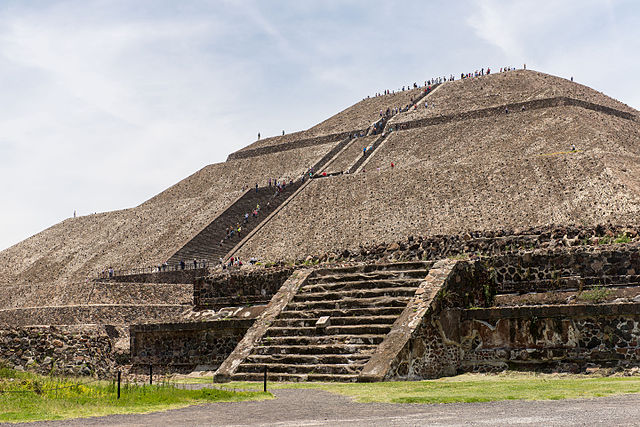
//> input picture piramide.png, 640 x 427 px
$ ./Source   (built with g++ and OpenCV 4)
//> lines starting //> are read from the running program, lines starting //| are printed output that depends on the picture
/*
Escuela Superior de C髆puto
Instituto Polit閏nico Nacional

Visi髇 artificial
Primer evaluaci髇 pr醕tica

Luis Gerardo Ortiz Cruz
5BM1
*/

// Bibliotecas
#include <opencv2/opencv.hpp> // Para los elementos de OpenCV
#include <iostream> // Para la entrada y salida de datos
#include <cmath> // Para las funciones matematicas

// Espacios de nombres
using namespace cv; // de OpenCV
using namespace std; // de la Libreria estandar

/**
* Crea una ventana con los coeficientes del filtro gaussiano
* @param filasFiltro: numero de filas de la ventana, debe ser impar
* @param columnasFiltro: numero de columnas de la ventana, debe ser impar
* @param sigma: el valor de la desviacion estandar de la distribucion
* return: el arreglo bidimensional de la ventana con los coeficientes
*/
float** creaVentanaFiltroGussiano(int filasFiltro, int columnasFiltro, float sigma)
{
	// Constantes matematicas
	const float pi = acos(-1);
	// Variables de la ventana
	float** ventana;
	// Variables de las operaciones
	int anchoBordeHorizontal = (filasFiltro - 1) / 2;
	int anchoBordeVertical = (columnasFiltro - 1) / 2;
	int x = -anchoBordeVertical;
	int y = anchoBordeHorizontal;

	// Crea las filas de la ventana
	ventana = new float* [filasFiltro];
	for (int i = 0; i < filasFiltro; i++) // Para cada fila de la ventana
	{
		// Crea las columnas de la ventana
		ventana[i] = new float[columnasFiltro];
		for (int j = 0; j < columnasFiltro; j++) // Para cada columna de la ventana
		{
			// Asigna los valores del filtro
			ventana[i][j] = exp(-((x * x) + (y * y)) / (2 * sigma * sigma)) / (2 * pi * sigma * sigma);
			// Modifica la coordenada x
			x++;
		}
		// Reinicializa la coordenada x
		x = -anchoBordeVertical;
		// Modifica la coordenada y
		y--;
	}
	return ventana;
}

/**
* Muestra en consola los valores de una ventana
* @param ventana: la matriz de la ventana
* @param filas: el numero de filas de la ventana
* @param columnas: el numero de columnas de la ventana
*/
void muestraVentana(float** ventana, int filas, int columnas)
{
	// Muestra las dimensiones
	cout << "\nDimensiones ventana:" << '\n';
	cout << filas << '\n';
	cout << columnas << '\n';
	for (int i = 0; i < filas; i++) // Para cada fila
	{
		for (int j = 0; j < columnas; j++) // Para cada columna
		{
			// Muestra los valores
			cout << ventana[i][j] << ' ';
		}
		cout << '\n';
	}
}

/**
* Convierte una imagen a escala de grises por NTSC
* @param imagenColor: la imagen a color
* return: la imagen en ecala de grises
*/
Mat convierteEscalaGrisesNTSC(Mat imagenColor)
{
	// Variables de la imagen en escala de grises
	int filas = imagenColor.rows;
	int columnas = imagenColor.cols;
	Mat imagenGrises(filas, columnas, CV_8UC1);

	for (int i = 0; i < filas; i++) // Para cada fila
	{
		for (int j = 0; j < columnas; j++) // Para cada columna
		{
			// Variables de los pixeles
			float valorPixelRojo = imagenColor.at<Vec3b>(Point(j, i)).val[2];
			float valorPixelVerde = imagenColor.at<Vec3b>(Point(j, i)).val[1];
			float valorPixelAzul = imagenColor.at<Vec3b>(Point(j, i)).val[0];
			float valorPixel;

			// Convierte a escala de grises por NTSC
			valorPixel = 0.299 * valorPixelRojo + 0.587 * valorPixelVerde + 0.114 * valorPixelAzul;
			imagenGrises.at<uchar>(Point(j, i)) = valorPixel;
		}
	}
	return imagenGrises;
}

/**
* Copia una imagen en escala de grises completa a otra que pueda contenerla iniciando en el punto indicado
* @param imagen: la imagen donde se copiara la otra
* @param filaInicio: fila desde la cual se comienza a escribir la copia
* @param columnaInicio: columna desde la cual se comienza a escribir la copia
* @param imagenACopiar: imagen que se copiara completa
*/
void copiaImagenEscalaGrises(Mat imagen, int filaInicio, int columnaInicio, Mat imagenACopiar)
{
	for (int i = 0; i < imagenACopiar.rows; i++) // Para cada fila de la imagen a copiar
	{
		for (int j = 0; j < imagenACopiar.cols; j++) // Para cada columna de la imagen a copiar
		{
			// Copia la imagen
			imagen.at<uchar>(Point(columnaInicio + j, filaInicio + i)) = imagenACopiar.at<uchar>(Point(j, i));
		}
	}
}

/**
* Rellena la seccion de la imagen en escala de grises con el valor especificado
* @param imagen: la imagen a rellenar
* @param filaInicio: la fila de inicio de la seccion (inclusiva)
* @param filaFin: la fila de fin de la seccion (exclusiva)
* @param columnaInicio: la columna de inicio de la seccion (inclusiva)
* @param columnaFin: la columna de fin de la seccion (exclusiva)
* @param valor: el valor con el cual rellenar
*/
void rellenaSeccionImagenEscalaGrises(Mat imagen, int filaInicio, int filaFin, int columnaInicio, int columnaFin, uint valor)
{
	for (int i = filaInicio; i < filaFin; i++) // Para cada fila de la seccion
	{
		for (int j = columnaInicio; j < columnaFin; j++) // Para cada columna de la seccion
		{
			// Relllena la imagen
			imagen.at<uchar>(Point(j, i)) = valor;
		}
	}
}

/**
* Agrega los bordes correspondientes a una imagen en escala de grises para aplicarle una ventana
* @param imagen: la imagen a utilizar
* @param filasVentana: numero de filas de la ventana a aplicar (debe ser impar)
* @param columnasVentana: numero de columnas de la ventana a aplicar (debe ser impar)
* return: la nueva imagen con los bordes para aplicar la ventana
*/
Mat agregaBordesEscalaGrises(Mat imagen, int filasVentana, int columnasVentana)
{
	// Variables de la imagen
	int filasImagen = imagen.rows;
	int columnasImagen = imagen.cols;
	// Variables de los bordes
	int filasBorde = (filasVentana - 1) / 2;
	int columnasBorde = (columnasVentana - 1) / 2;
	// Variables de la imagen con bordes
	int filasImagenBordes = filasBorde + filasImagen + filasBorde;
	int columnasImagenBordes = columnasBorde + columnasImagen + columnasBorde;
	Mat imagenBordes(filasImagenBordes, columnasImagenBordes, CV_8UC1);

	// Copia la imagen
	copiaImagenEscalaGrises(imagenBordes, filasBorde, columnasBorde, imagen);
	// Rellena el borde superior
	rellenaSeccionImagenEscalaGrises(imagenBordes, 0, filasBorde, 0, columnasImagenBordes, 0);
	// Rellena el borde inferior
	rellenaSeccionImagenEscalaGrises(imagenBordes, filasBorde + filasImagen, filasImagenBordes, 0, columnasImagenBordes, 0);
	// Rellena el borde izquierdo
	rellenaSeccionImagenEscalaGrises(imagenBordes, 0, filasImagenBordes, 0, columnasBorde, 0);
	// Rellena el borde derecho
	rellenaSeccionImagenEscalaGrises(imagenBordes, 0, filasImagenBordes, columnasBorde + columnasImagen, columnasImagenBordes, 0);
	return imagenBordes;
}

/**
* Aplica una ventana por convolucion a una imagen en escala de grises con bordes
* @param ventana: la matriz de la ventana
* @param filasVentana: numero de filas de la ventana, debe ser impar
* @param columnasVentana: numero de columnas de la ventana, debe ser impar
* @param imagen: la imagen en escala de grises con bordes a la que se le aplicara la ventana
* return: la imagen con la ventana aplicada
*/
Mat aplicaVentanaEscalaGrises(float** ventana, int filasVentana, int columnasVentana, Mat imagen)
{
	// Variables de la imagen con el filtro
	int filas = imagen.rows - filasVentana + 1;
	int columnas = imagen.cols - columnasVentana + 1;
	Mat imagenResultado(filas, columnas, CV_8UC1);

	for (int i = 0; i < filas; i++) // Para cada fila de la imagen
	{
		for (int j = 0; j < columnas; j++) // Para cada columna de la imagen
		{
			// Variables para la convolucion
			float convolucion = 0;

			for (int k = 0; k < filasVentana; k++) // Para cada fila de la ventana
			{
				for (int l = 0; l < columnasVentana; l++) // Para cada columna de la ventana
				{
					// Suma el valor del producto de los pixeles de la imagen con bordes y el filtro
					convolucion += ventana[k][l] * imagen.at<uchar>(Point(j + l, i + k)); // i + a - a + k
				}
			}
			// Guarda el valor de la covolucion en el pixel
			convolucion = abs(convolucion);
			imagenResultado.at<uchar>(Point(j, i)) = (convolucion > 255 ? 255 : convolucion);
		}
	}
	return imagenResultado;
}

/**
* Ecualiza una imagen en escala de grises al rango especificado
* @param imagen: la imagena en escala de grises a ecualizar
* @param minimoNivelGris: el menor nivel de gris posible [0, 255]
* @param maximoNivelGris: el mayor nivel de gris posible [0, 255]
* return: la imagen ecualizada
*/
Mat ecualizaImagenEscalaGrises(Mat imagen, int minimoNivelGris, int maximoNivelGris)
{
	// Variables imagen ecualizada
	int filasImagen = imagen.rows;
	int columnasImagen = imagen.cols;
	Mat imagenEcualizada(filasImagen, columnasImagen, CV_8UC1);
	// Variables de la ecualizacion
	int rangoNivelesGris = maximoNivelGris - minimoNivelGris;
	int totalPixeles = filasImagen * columnasImagen;
	int frecuenciaNivelesGris[255];
	int frecuenciaAcumuladaNivelesGris[255];
	float probabilidadAcumulada[255];

	for (int i = 0; i < 255; i++) // Para cada nivel de gris
	{
		// Inicializa los arreglos de los niveles de gris
		frecuenciaNivelesGris[i] = 0;
	}
	for (int i = 0; i < filasImagen; i++) // Para cada fila de la imagen
	{
		for (int j = 0; j < columnasImagen; j++) // Para cada columna de la imagen
		{
			// Variables del pixel
			unsigned char valorPixel = imagen.at<uchar>(Point(j, i));

			// Obtiene la frecuencia del nivel de gris
			frecuenciaNivelesGris[valorPixel]++;
		}
	}
	// Obtiene la frecuencia acumulada
	frecuenciaAcumuladaNivelesGris[0] = frecuenciaNivelesGris[0];
	// Obtiene la probabilidad acumulada
	probabilidadAcumulada[0] = (float) frecuenciaAcumuladaNivelesGris[0] / totalPixeles;
	for (int i = 1; i < 255; i++) // Para cada nivel de gris mayor a 0
	{
		// Obtiene la frecuencia acumulada
		frecuenciaAcumuladaNivelesGris[i] = frecuenciaAcumuladaNivelesGris[i - 1] + frecuenciaNivelesGris[i];
		// Obtiene la probabilidad acumulada
		probabilidadAcumulada[i] = (float) frecuenciaAcumuladaNivelesGris[i] / totalPixeles;
	}
	for (int i = 0; i < filasImagen; i++) // Para cada fila de la imagen
	{
		for (int j = 0; j < columnasImagen; j++) // Para cada columna de la imagen
		{
			// Variables del pixel
			unsigned char valorPixel = imagen.at<uchar>(Point(j, i));

			// Ecualiza y guarda el valor del pixel
			valorPixel = minimoNivelGris + probabilidadAcumulada[valorPixel] * rangoNivelesGris;
			imagenEcualizada.at<uchar>(Point(j, i)) = valorPixel;
		}
	}
	return imagenEcualizada;
}

/**
* Muestra una imagen en una ventana e imprime su tama駉 en la consola
* @param imagen: la imagen a mostrar
* @param nombreVentana: el nombre de la ventana
*/
void muestraImagen(Mat imagen, string nombreVentana)
{
	cout << "\nDimensiones:" << ' ';
	cout << nombreVentana << '\n';
	cout << imagen.rows << '\n';
	cout << imagen.cols << '\n';
	namedWindow(nombreVentana, WINDOW_AUTOSIZE);
	imshow(nombreVentana, imagen);
}

/**
* Crea una nueva ventana 3 x 3 de Sobel para el eje x
* return: la ventana de Sobelpara el eje x
*/
float** creaVentanaXSobel()
{
	// Variables de la ventana
	float** ventana;

	// Crea las filas de la ventana
	ventana = new float* [3];
	for (int i = 0; i < 3; i++) // Para cada fila de la ventana
	{
		// Crea las columnas de la ventana
		ventana[i] = new float[3];
	}
	// Guarda los valores de la ventana
	ventana[0][0] = -1;
	ventana[0][1] = 0;
	ventana[0][2] = 1;
	ventana[1][0] = -2;
	ventana[1][1] = 0;
	ventana[1][2] = 2;
	ventana[2][0] = -1;
	ventana[2][1] = 0;
	ventana[2][2] = 1;
	return ventana;
}

/**
* Crea una nueva ventana 3 x 3 de Sobel para el eje y
* return: la ventana de Sobelpara el eje y
*/
float** creaVentanaYSobel()
{
	// Variables de la ventana
	float** ventana;

	// Crea las filas de la ventana
	ventana = new float* [3];
	for (int i = 0; i < 3; i++) // Para cada fila de la ventana
	{
		// Crea las columnas de la ventana
		ventana[i] = new float[3];
	}
	// Guarda los valores de la ventana
	ventana[0][0] = -1;
	ventana[0][1] = -2;
	ventana[0][2] = -1;
	ventana[1][0] = 0;
	ventana[1][1] = 0;
	ventana[1][2] = 0;
	ventana[2][0] = 1;
	ventana[2][1] = 2;
	ventana[2][2] = 1;
	return ventana;
}

/**
* Crea la imagen de la magnitud del gradiente
* @param parcialX: la imagen con los valores de la derivada parcial de la componente x
* @param parcialY: la imagen con los valores de la derivada parcial de la componente y
*/
Mat creaImagenMagnitudGradiente(Mat parcialX, Mat parcialY)
{
	// Variables imagen magnitud gradiente
	int filasImagen = parcialX.rows;
	int columnasImagen = parcialX.cols;
	Mat imagenMagnitud(filasImagen, columnasImagen, CV_8UC1);

	for (int i = 0; i < filasImagen; i++) // Para cada fila de la imagen
	{
		for (int j = 0; j < columnasImagen; j++) // Para cada columna de la imagen
		{
			// Variables del pixel
			float pixelGx = parcialX.at<uchar>(Point(j, i));
			float pixelGy = parcialY.at<uchar>(Point(j, i));
			float valorPixel = sqrt(pixelGx * pixelGx + pixelGy * pixelGy);

			// Obtiene la magnitud del gradiente
			imagenMagnitud.at<uchar>(Point(j, i)) = (valorPixel > 255 ? 255 : valorPixel);
		}
	}
	return imagenMagnitud;
}

/**
* Crea la imagen de la direccion del gradiente
* @param parcialX: la imagen con los valores de la derivada parcial de la componente x
* @param parcialY: la imagen con los valores de la derivada parcial de la componente y
*/
Mat creaImagenDireccionGradiente(Mat parcialX, Mat parcialY)
{
	// Constantes matematicas
	const float pi = acos(-1);
	// Variables imagen direccion gradiente
	int filasImagen = parcialX.rows;
	int columnasImagen = parcialX.cols;
	Mat imagenDireccion(filasImagen, columnasImagen, CV_8UC1);

	for (int i = 0; i < filasImagen; i++) // Para cada fila de la imagen
	{
		for (int j = 0; j < columnasImagen; j++) // Para cada columna de la imagen
		{
			// Variables del pixel
			float pixelGx = parcialX.at<uchar>(Point(j, i));
			float pixelGy = parcialY.at<uchar>(Point(j, i));
			float valorPixel = atan2(pixelGy, pixelGx);

			// Obtiene la direccion del gradiente en grados
			valorPixel = valorPixel * 180 / pi;
			imagenDireccion.at<uchar>(Point(j, i)) = (valorPixel > 255 ? 255 : valorPixel);
		}
	}
	return imagenDireccion;
}

/**
* Suprime los pixeles de los bordes que no son maximos
* @param magnitudConBordes: la imagen con la magnitud del gradiente y los bordes para la vecindad
* @param direccion: la imagen con la direccion del gradiente
* return: la imagen con los pixeles de los bordes suprimidos
*/
Mat suprimePixelesNoMaximos(Mat magnitudConBordes, Mat direccion)
{
	// Variables imagen bordes suprimidos
	int filasImagen = direccion.rows;
	int columnasImagen = direccion.cols;
	int filasBorde = (magnitudConBordes.rows - filasImagen) / 2;
	int columnasBorde = (magnitudConBordes.cols - columnasImagen) / 2;
	Mat bordesSuprimidos(filasImagen, columnasImagen, CV_8UC1);

	for (int i = 0; i < filasImagen; i++) // Para cada fila de la imagen
	{
		for (int j = 0; j < columnasImagen; j++) // Para cada columna de la imagen
		{
			// Variables de la direccion
			unsigned char valorDireccion = direccion.at<uchar>(Point(j, i));
			// Variables de la posicion en la imagen con bordes
			int iBordes = i + filasBorde;
			int jBordes = j + columnasBorde;
			// Variables de la magnitud
			unsigned char valorMagnitud = magnitudConBordes.at<uchar>(Point(jBordes, iBordes));
			// Variables del grosor del borde en la vecindad
			unsigned char magnitudVecinoAnterior = 0;
			unsigned char magnitudVecinoSiguiente = 0;

			if (valorDireccion < 22.5 or valorDireccion > 157.5) // Si la transicion es horizontal (borde vertical)
			{
				magnitudVecinoAnterior = magnitudConBordes.at<uchar>(Point(jBordes, iBordes - 1));
				magnitudVecinoSiguiente = magnitudConBordes.at<uchar>(Point(jBordes, iBordes + 1));
			}
			if (valorDireccion > 22.5 or valorDireccion < 67.5) // Si la transicion es diagonal (borde diagonal invertida)
			{
				magnitudVecinoAnterior = magnitudConBordes.at<uchar>(Point(jBordes - 1, iBordes - 1));
				magnitudVecinoSiguiente = magnitudConBordes.at<uchar>(Point(jBordes + 1, iBordes + 1));
			}
			if (valorDireccion > 67.5 or valorDireccion < 112.5) // Si la transicion es vertical (borde horizontal)
			{
				magnitudVecinoAnterior = magnitudConBordes.at<uchar>(Point(jBordes - 1, iBordes));
				magnitudVecinoSiguiente = magnitudConBordes.at<uchar>(Point(jBordes + 1, iBordes));
			}
			if (valorDireccion > 112.5 or valorDireccion < 157.5) // Si la transicion es diagonal invertida (borde diagonal)
			{
				magnitudVecinoAnterior = magnitudConBordes.at<uchar>(Point(jBordes - 1, iBordes + 1));
				magnitudVecinoSiguiente = magnitudConBordes.at<uchar>(Point(jBordes + 1, iBordes - 1));
			}
			if (valorMagnitud < magnitudVecinoAnterior or valorMagnitud < magnitudVecinoSiguiente) // Si el pixel del borde no es maximo
			{
				// Suprime el borde no maximo
				valorMagnitud = 0;
			}
			// Guarda el valor del borde
			bordesSuprimidos.at<uchar>(Point(j, i)) = valorMagnitud;
		}
	}
	return bordesSuprimidos;
}

/**
* Umbraliza los valores de la imagen de acuerdo con los umbrales
* @param imagen: la imagen a umbralizar
* @param porcentajeUmbralMenor: el porcentaje del umbral mayor con respecto a la mayor intensidad
* @param porcentajeUmbralMayor: el procentaje del umbral menor con respecto del umbral mayor
*/
Mat umbralizaPixelesImagen(Mat imagen, float porcentajeUmbralMenor, float porcentajeUmbralMayor)
{
	// Variables de los umbrales
	unsigned char umbralMenor;
	unsigned char umbralMayor;
	unsigned char maximo = 0;
	// Variables imagen direccion gradiente
	int filasImagen = imagen.rows;
	int columnasImagen = imagen.cols;
	Mat imagenUmbral(filasImagen, columnasImagen, CV_8UC1);

	for (int i = 0; i < filasImagen; i++) // Para cada fila de la imagen
	{
		for (int j = 0; j < columnasImagen; j++) // Para cada columna de la imagen
		{
			// Variables del pixel
			unsigned char valorPixel = imagen.at<uchar>(Point(j, i));

			// Obtiene el maximo nivel de gris
			maximo = max(maximo, valorPixel);
		}
	}
	// Obtiene los valores de los umbrales
	umbralMayor = porcentajeUmbralMayor * maximo;
	umbralMenor = porcentajeUmbralMenor * umbralMayor;
	for (int i = 0; i < filasImagen; i++) // Para cada fila de la imagen
	{
		for (int j = 0; j < columnasImagen; j++) // Para cada columna de la imagen
		{
			// Variables del pixel
			unsigned char valorPixel = imagen.at<uchar>(Point(j, i));

			// Realiza el umbralizado
			if (valorPixel >= umbralMayor)
			{
				valorPixel = 255;
			}
			else
			{
				if (valorPixel > umbralMenor)
				{
					valorPixel = umbralMenor;
				}
				else
				{
					valorPixel = 0;
				}
			}
			imagenUmbral.at<uchar>(Point(j, i)) = valorPixel;
		}
	}
	return imagenUmbral;
}

/**
* Realiza la histerizacion de los bordes en una imagen umbralizada
* @param imagenConBordes: la imagen umbralizada con bordes
* @param filasVentana: numero de filas de la ventana, debe ser impar
* @param columnasVentana: numero de columnas de la ventana, debe ser impar
* return: la imagen con los bordes hizterizados
*/
Mat histerizaBordesImagen(Mat imagenConBordes, int filasVentana, int columnasVentana)
{
	// Variables de la imagen con el filtro
	int filas = imagenConBordes.rows - filasVentana + 1;
	int columnas = imagenConBordes.cols - columnasVentana + 1;
	Mat imagenHizterizada(filas, columnas, CV_8UC1);
	// Variables del borde
	int filasBorde = (filasVentana - 1) / 2;
	int columnasBorde = (columnasVentana - 1) / 2;

	for (int i = 0; i < filas; i++) // Para cada fila de la imagen
	{
		for (int j = 0; j < columnas; j++) // Para cada columna de la imagen
		{
			// Variables de la posicion en la imagen con bordes
			int iBordes = i + filasBorde;
			int jBordes = j + columnasBorde;
			// Variables del valor del pixel
			unsigned char valorPixel = imagenConBordes.at<uchar>(Point(jBordes, iBordes));

			if (valorPixel > 0 and valorPixel < 255) // Si es un borde debil
			{
				// Variables de la conectividad
				bool esConexoBorde = false;

				for (int k = -filasBorde; k < filasBorde; k++) // Para cada fila de la vecindad
				{
					for (int l = -columnasBorde; l < columnasBorde; l++) // Para cada columna de la vecindad
					{
						if (imagenConBordes.at<uchar>(Point(jBordes + l, iBordes + k)) == 255) // Si el pixel es conexo con un borde
						{
							// Actualiza la conectividad
							esConexoBorde = true;
						}
					}
				}
				if (esConexoBorde) // Si se conecto con algun borde
				{
					// Actualiza su valor como un borde fuerte
					valorPixel = 255;
				}
				else
				{
					// Actualiza su valor como irrelevante
					valorPixel = 0;
				}
			}
			// Guarda el nuevo valor del borde
			imagenHizterizada.at<uchar>(Point(j, i)) = valorPixel;
		}
	}
	return imagenHizterizada;
}

int main()
{
	// Variables de la imagen
	Mat imagenOriginal;
	// Variables de la ventana
	int filasGauss = 5;
	int columnasGauss = 5;
	float sigmaGauss = 1;
	float** ventanaGauss;

	// Lee los parametros de la ventana
	cout << "Filas kernel filtro gaussiano:" << ' ';
	cin >> filasGauss;
//> the answer given: 3
	cout << "Columnas kernel filtro gaussiano:" << ' ';
	cin >> columnasGauss;
//> the answer given: 3
	cout << "Sigma kernel filtro gaussiano:" << ' ';
	cin >> sigmaGauss;
//> the answer given: 2
	// Crea la ventana y la muestra
	ventanaGauss = creaVentanaFiltroGussiano(filasGauss, columnasGauss, sigmaGauss);
	muestraVentana(ventanaGauss, filasGauss, columnasGauss);
	// Lee la imagen
	imagenOriginal = imread("piramide.png", IMREAD_UNCHANGED);
//> imagenOriginal is the input picture: 427 rows x 640 cols, CV_8UC3; mean B, G, R 135.6, 146.4, 154.6
	if (imagenOriginal.data != NULL) // Si la imagen se leyo correctamente
	{
		// Variables imagen en escala de grises
		Mat imagenGrises;
		// Variables imagen con bordes
		Mat imagenGrisesBordes;
		Mat imagenEcualizadaBordes;
		Mat imagenMagnitudBordes;
		Mat imagenSuprimidaBordes;
		Mat imagenUmbralizadaBordes;
		// Variables imagen con filtro
		Mat imagenSuavizada;
		// Variables imagen ecualizada
		Mat imagenEcualizada;
		// Variables de los gradientes
		float** ventanaSobelGx;
		float** ventanaSobelGy;
		int filasSobel = 3;
		int columnasSobel = 3;
		Mat imagenGx;
		Mat imagenGy;
		Mat imagenMagnitudG;
		Mat imagenDireccionG;
		// Variables deteccion de borde Canny
		int filasVecindadCanny = 3;
		int columnasVecindadCanny = 3;
		Mat imagenSuprimida;
		Mat imagenUmbralizada;
		Mat imagenDeteccionBorde;

		// Crea la imagen en escala de grises (NTSC)
		imagenGrises = convierteEscalaGrisesNTSC(imagenOriginal);
//> after the loop in convierteEscalaGrisesNTSC, `for (int i = 0; i < filas; i++)`:
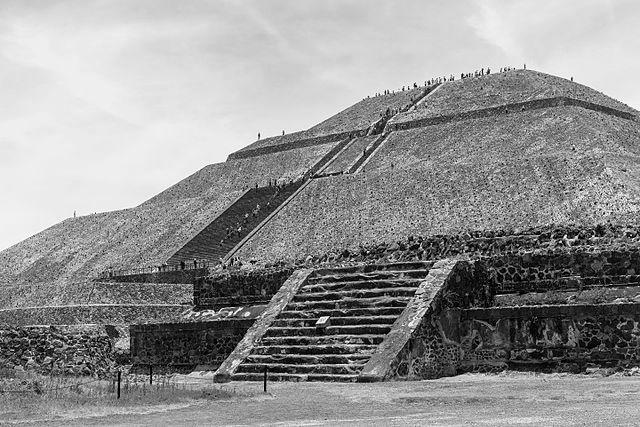
//> imagenGrises: 427 rows x 640 cols, CV_8UC1; min 0, max 255, mean 147.1

		// Crea la imagen con bordes a partir de la de escala de grises
		imagenGrisesBordes = agregaBordesEscalaGrises(imagenGrises, filasGauss, columnasGauss);
//> after the loop in copiaImagenEscalaGrises, `for (int i = 0; i < imagenACopiar.rows; i++)`:
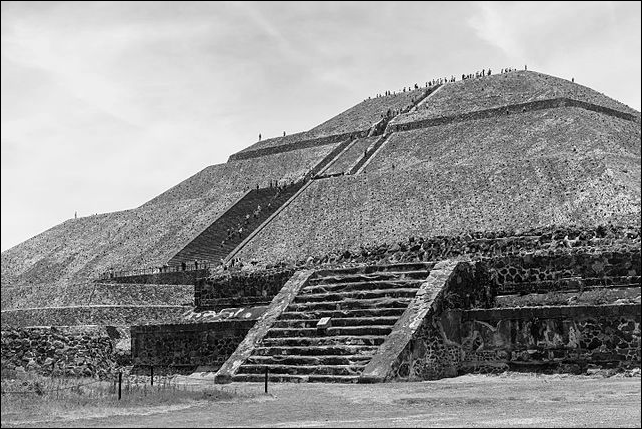
//> imagen: 429 rows x 642 cols, CV_8UC1; min 0, max 255, mean 146
//> (the rest of the program and of its run is left out)
